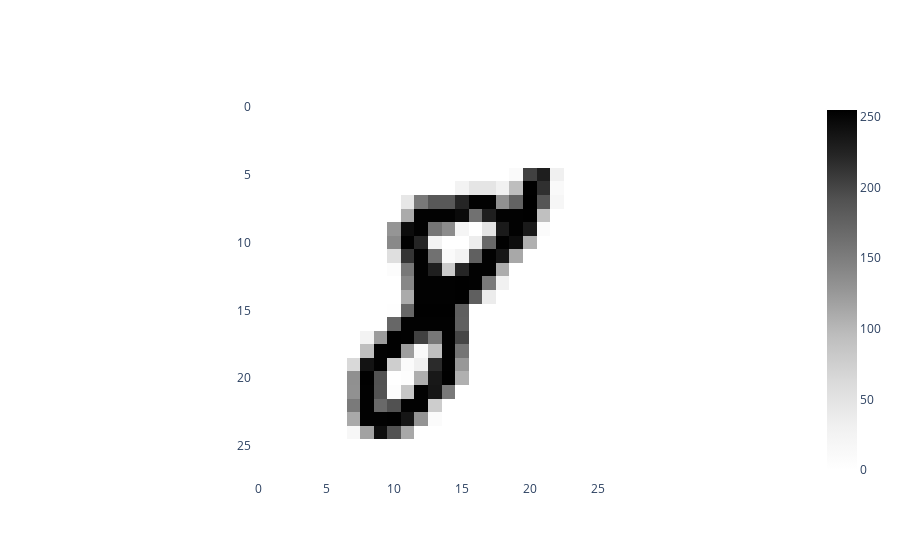

This figure's notebook cell:
### Code cell
import numpy as np
from gtda.plotting import plot_heatmap

im8_idx = np.flatnonzero(y == "8")[0]
img8 = X[im8_idx].reshape(28, 28)
plot_heatmap(img8)

### Figure 1 — Plotly figure (JSON) as saved in the notebook; plotly's stock layout.template omitted (floating-point values rounded to 4 significant figures; data arrays with more than 128 entries replaced by an {"elided": "..."} marker saying what was removed)
{"data": [{"colorscale": [[0, "rgb(255,255,255)"], [0.125, "rgb(240,240,240)"], [0.25, "rgb(217,217,217)"], [0.375, "rgb(189,189,189)"], [0.5, "rgb(150,150,150)"], [0.625, "rgb(115,115,115)"], [0.75, "rgb(82,82,82)"], [0.875, "rgb(37,37,37)"], [1, "rgb(0,0,0)"]], "type": "heatmap", "z": {"elided": "28x28 int values"}}], "layout": {"plot_bgcolor": "white", "xaxis": {"constrain": "domain", "scaleanchor": "y"}, "yaxis": {"autorange": "reversed", "constrain": "domain"}}}
